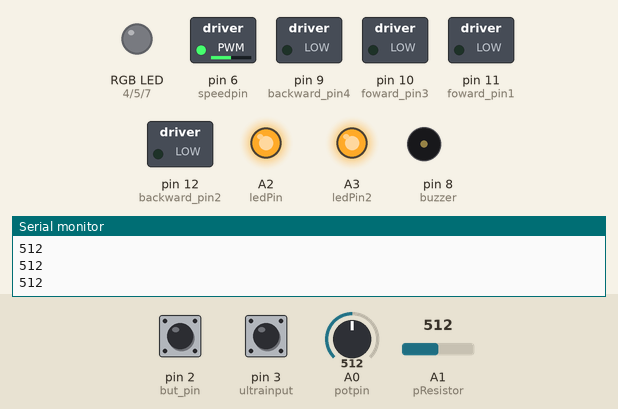
Simulated run of this sketch. Board: Arduino Uno, built with avr-gcc and run on an emulated ATmega328P. On the bench: switched loads named in the sketch (green lamp = pin HIGH), an RGB LED mixed from three pins (HIGH = lit), output pins drawn as LEDs (lit = HIGH), buzzer (waves = sounding, pin HIGH), the last lines printed to the serial monitor. The inputs (shaded band) are chosen by the test bench; at power-on: A0 (potpin) = 512, A1 (pResistor) = 512, pin 2 (but_pin) HIGH, pin 3 (ultrainput) HIGH.

Above: at 1.2 s.
1.3 s: A0 (potpin) set to 710
At 2.3 s:
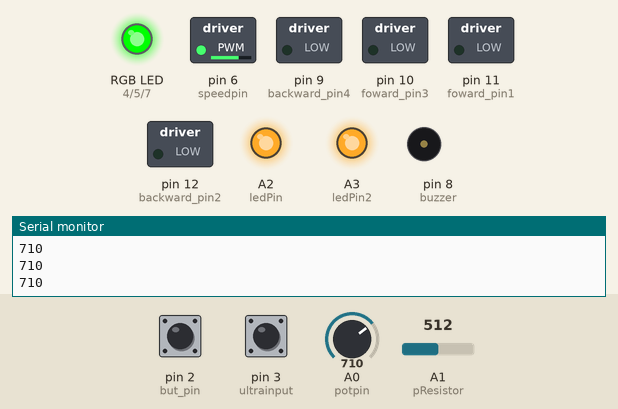
2.8 s: A1 (pResistor) set to 692
4.3 s: A1 (pResistor) set to 710
At 5.2 s:
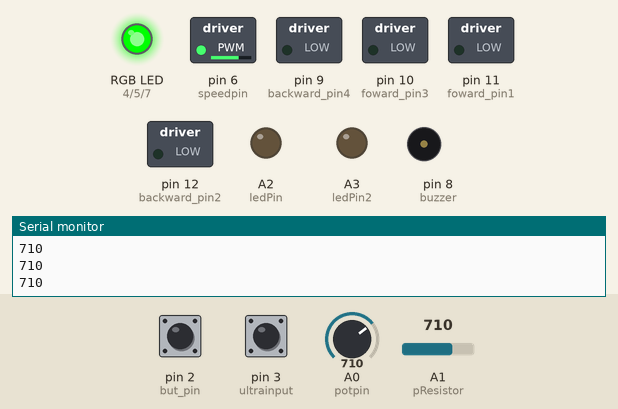
5.8 s: pin 2 (but_pin) pulled LOW for 0.15 s
At 6.7 s:
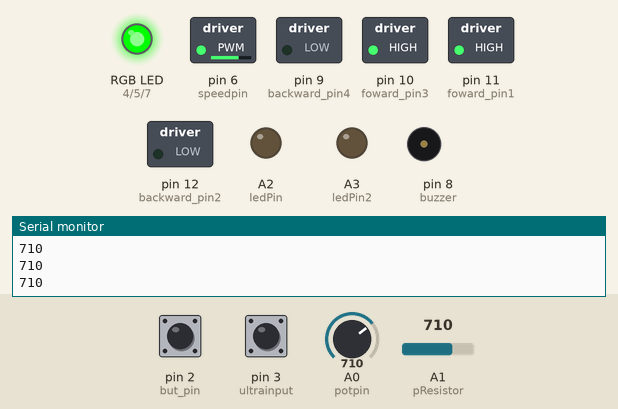
Timing chart, 0 to 27.4 s (numbered marks = the images above; inputs shaded):
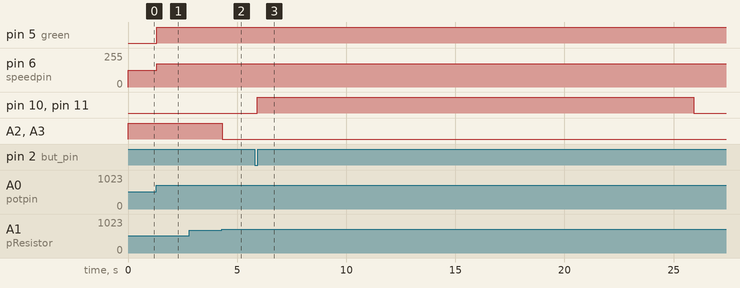

Measured:
- the behaviour switches between 700 and 701 on A1 (pResistor) (found by bisection; images 1 and 2)
- after the input at 1.3 s, pin 5 (green): LOW → HIGH at once; pin 6 (speedpin): 127/255 → 176/255 at once
- after the input at 4.3 s, A2 (ledPin), A3 (ledPin2): HIGH → LOW at once
- after the input at 5.8 s, pin 10 (foward_pin3), pin 11 (foward_pin1): LOW → HIGH after 0.13 s, → LOW 20.0 s later

The sketch:

rev_14.ino
```cpp
//    Final Project    //

// DECLARE VARIABLES

//motor variables
const int foward_pin1 = 11; //foward pin for motor 1
const int backward_pin2 = 12; //backward pin for motor 1
const int foward_pin3 = 10; //foward pin for motor 2
const int backward_pin4 = 9; //backward pin for motor 2
const int but_pin = 2; // pin for button
int but; //start button
unsigned long startTime;
unsigned long Time_2;
unsigned long Time_3;


//potentiometer variables
const int potpin = A0; //potentiometer input
const int speedpin = 6; //controlled by potentiometer
int pot;
int speed;

const int thresh_0 = 700;
const int thresh_1 = 800; //threshold for potentiomter values returned
const int thresh_2 = 900;
const int thresh_max = 1023;

//ultrasonic variables
const int ultrainput = 3; // input pin from ultrasonic sensor

int ultra_val;
int turnspeed;

//buzzer variables
const int buzzer = 8;

//rgb led variables
const int blue = 7; //rgb blue pin
const int green = 5; //rgb green pin
const int red = 4; //rgb red pin

//photo sensor variables
const int pResistor = A1; // Photoresistor at Arduino analog pin A0
const int ledPin= A2;       // Led pin at Arduino pin 9
const int ledPin2= A3;       // Led pin at Arduino pin 9
int photo_value;				  // Store value from photoresistor (0-1023)


void setup() {

  Serial.begin(9600);  // serial baud to communicate to serial monitor

  // DECLARE INPUTS AND OUTPUTS

  // motor I/O
  pinMode(foward_pin1,OUTPUT);
  pinMode(backward_pin2, OUTPUT);
  pinMode(foward_pin3,OUTPUT);
  pinMode(backward_pin4, OUTPUT);

  // start button I/O
  pinMode(but_pin, INPUT_PULLUP); // inilize push button with internal pull up resistor (start button)

  // ultrasonic I/O
  pinMode(ultrainput, INPUT_PULLUP); // initialize ultrasonic sensor pin to high

  // buzzer I/O
  pinMode(buzzer, OUTPUT); // for buzzer

  // rgb I/O
  pinMode(blue, OUTPUT);
  pinMode(green, OUTPUT);
  pinMode(red, OUTPUT);

  // headlight led I/O
  pinMode(ledPin, OUTPUT);  // Set lepPin - 9 pin as an output
  pinMode(ledPin2, OUTPUT);  // Set lepPin - 9 pin as an output
  pinMode(pResistor, INPUT);// Set pResistor - A0 pin as an input (optional)

  // TURN OFF ALL MOTORS AND LEDS (poss add headlightes)
  digitalWrite(foward_pin1, LOW);
  digitalWrite(foward_pin3, LOW);
  digitalWrite(backward_pin2, LOW);
  digitalWrite(backward_pin4, LOW);
  digitalWrite(blue, LOW);
  digitalWrite(red, LOW);
  digitalWrite(green, LOW);
}


void loop() {

 //DEFINE VARIABLES (these variables can change value each iteration)
 but = digitalRead(but_pin); // input from physical button (1 not pushed, 0 pushed)
 pot = analogRead(potpin); // potentiometer value (0-1023)
 photo_value = analogRead(pResistor); // value from photosensor
 speed = map(pot,0,1023,0,255); // analog returns 0-1023, anaolg write = between 0-255
 analogWrite(speedpin,speed); // still needs HIGH command from digital write to move motor

 // RGB LED
 if(pot <= thresh_1 && pot >= thresh_0){ //green
  digitalWrite(green, HIGH);
  digitalWrite(red, LOW);
 }
 else if(pot > thresh_1 && pot <= thresh_2){ // yellow
  digitalWrite(green, HIGH);
  digitalWrite(red, HIGH);
 }
 else if(pot > thresh_2){
  digitalWrite(green, LOW);
  digitalWrite(red, HIGH);
 }
 else{
  digitalWrite(green, LOW);
  digitalWrite(red, LOW);
 }

 //  HEADLIGHTS
 if (photo_value > 700){
    digitalWrite(ledPin, LOW);  //Turn led off
    digitalWrite(ledPin2, LOW);  //Turn led off
    //Serial.print("hi");
  }
  else{
    digitalWrite(ledPin, HIGH); //Turn led on
    digitalWrite(ledPin2, HIGH); //Turn led on
  }
  delay(100); //Small delay


 // START BUTTON PRESSED

 if(but == LOW){ // if button pressed

  startTime = millis(); //record current time

  while(millis() - startTime < 20000){ //run button loop for 5 seconds
    digitalWrite(foward_pin1, HIGH); // drive straight
    digitalWrite(foward_pin3, HIGH); // ^^
    digitalWrite(backward_pin2, LOW);
    digitalWrite(backward_pin4, LOW);


    ultra_val = digitalRead(ultrainput); // constantly see if object infront of it (info from slave)
    if(ultra_val == LOW){ // if object infront
      digitalWrite(foward_pin1, LOW); // stop motors
      digitalWrite(foward_pin3, LOW);// ^^
      digitalWrite(backward_pin2, LOW);
      digitalWrite(backward_pin4, LOW);


      Time_2 = millis(); //record start time
      while(millis()- Time_2 < 1000){ //turn buzzer on for 1 sec
        tone(buzzer, 261);
      }
      noTone(buzzer); //

      Time_3 = millis();

      // turn speed selector
      if(pot <= thresh_1){ // slow speed turn value here
        turnspeed = 1900; // time turning !!!
      }
      else if(pot <= thresh_2 & pot > thresh_1){
        turnspeed = 1225;// middle speed turn value here
      }
      else{
        turnspeed = 750;//fast turn speed here
      }
      while(millis() - Time_3 < turnspeed){
        digitalWrite(foward_pin1, LOW); //
        digitalWrite(foward_pin3, HIGH); //
        //digitalWrite(backward_pin4, LOW); //
        //digitalWrite(backward_pin2, LOW);
        digitalWrite(backward_pin2, HIGH);
        digitalWrite(backward_pin4, LOW);

      }
      //break;
    }
    //if statment with break here
  }
  digitalWrite(foward_pin1, LOW); // could make this function if i want
  digitalWrite(foward_pin3, LOW);
  digitalWrite(backward_pin2, LOW);
  digitalWrite(backward_pin4, LOW);
  Serial.print(pot);
  Serial.print('\n');
 }
 else{ //no motion if button not pressed
  digitalWrite(foward_pin1, LOW);
  digitalWrite(foward_pin3, LOW);
  digitalWrite(backward_pin2, LOW);
  digitalWrite(backward_pin4, LOW);

  Serial.print('\n');
  Serial.print(pot);

 }

} ///// end of program


/*      REVISION# AND THERE GOALS

REV 00 - interface the push button
-if push button is held down turn the led on the arduino board on
-else led on arduino board is off
wiring- push button is wired to pin 2 and ground of arduino (has internal pull up resistor)

REV 01 - github uplaod test

REV 02 - refined script for legibility

Rev 03 - call for motor funciton if button == 0 (when button is pressed)

Rev 04 - add second motor

poss rev 05 - add interupt of h bridge

rev 05 - code for slave only

rev 06

rev 07 - first working potentiomenter and h bridge config

rev 9 - sucesful communication between slave and master

rev 10- imlementing new way to contro mootrs indstead of delay and add ultrasonic if statment

rev 11- buzzer is implemented


*/


/*      NOTES

12/11
-started working on the push button
-succesfully got push button to function (1 is not pushed, 0 is pushed)
-Alex

12/12
-succesulfly encorperated 1 push button, H bridge and 1 motor
-https://www.youtube.com/watch?v=YU17L650k3s (video that shows how to wire h brdige and motor with button)
-Alex

*/


/*      NICE TO KNOW THINGS

-pin 2 and 3 can be used for interupts
-pins with ~ can be used for analog input and PWM (need this for potentiometer)

INTURUPTS
- if you are using delay inside the IRS only use delayMicroseconds()  command
-you might have to declare global variables as "volitile?"
-variables that get used in irs function must be declared volitile variables in the begining of code


*/
```
